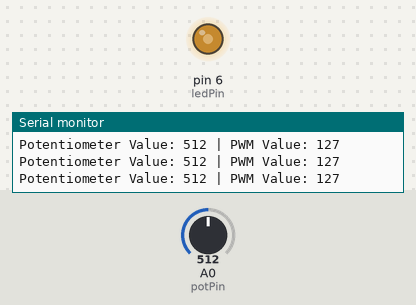
The sketch below on a simulated Arduino Uno, built with avr-gcc and run on an emulated ATmega328P. Shown: output pins drawn as LEDs (lit = HIGH), the last lines printed to the serial monitor. Inputs (shaded band) come from the test bench; at power-on: A0 (potPin) = 512.

Above: at 1.2 s.
1.3 s: A0 (potPin) set to 415
At 2.8 s:
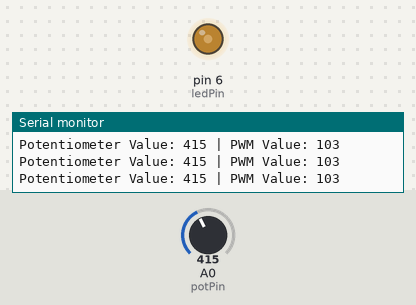
4.3 s: A0 (potPin) set to 390
At 4.9 s:
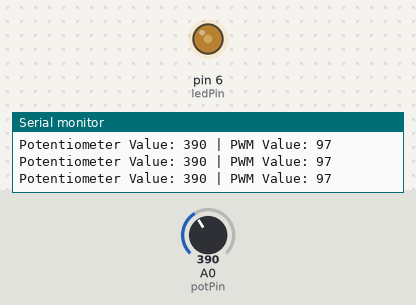
5.8 s: A0 (potPin) set to 716
At 6.8 s:
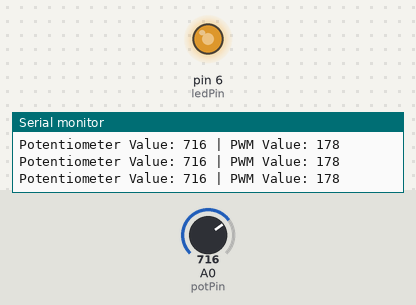
7.3 s: A0 (potPin) set to 108
At 8.1 s:
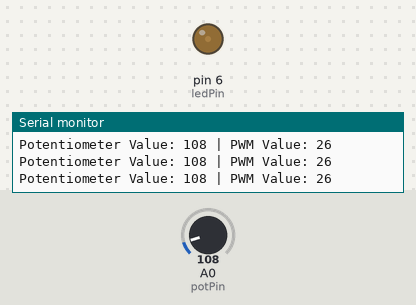
8.8 s: A0 (potPin) set to 89
At 10.1 s:
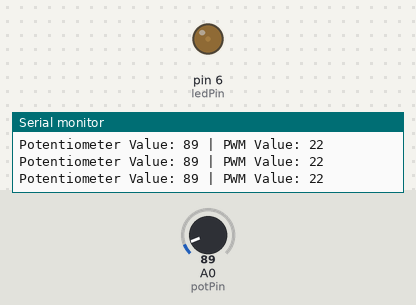
11.8 s: A0 (potPin) set to 900
At 13.2 s:
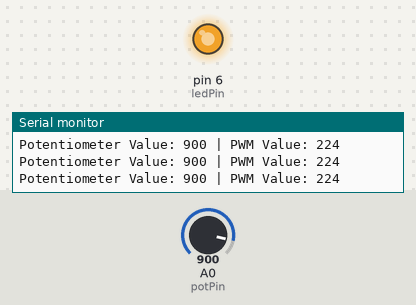
Timing chart, 0 to 14.3 s (numbered marks = the images above; inputs shaded):
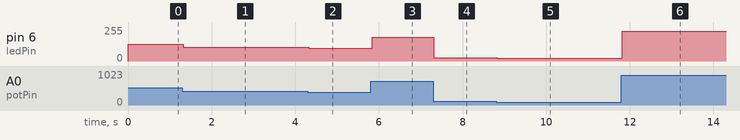

Measured:
- after the input at 1.3 s, pin 6 (ledPin): 127/255 → 103/255 at once
- after the input at 4.3 s, pin 6 (ledPin): 103/255 → 97/255 at once
- after the input at 5.8 s, pin 6 (ledPin): 97/255 → 178/255 at once
- after the input at 7.3 s, pin 6 (ledPin): 178/255 → 26/255 at once
- after the input at 8.8 s, pin 6 (ledPin): 26/255 → 22/255 at once
- after the input at 11.8 s, pin 6 (ledPin): 22/255 → 224/255 at once

The sketch:

challenge_4.ino
```cpp
const int potPin = A0;
const int ledPin = 6;
int potValue = 0;
int pwmValue = 0;

void setup() {

  Serial.begin(9600);

  pinMode(ledPin, OUTPUT);
}

void loop() {

  potValue = analogRead(potPin);

  pwmValue = map(potValue, 0, 1023, 0, 255);

  // Potentiometer value to serial monitor:
  Serial.print("Potentiometer Value: ");
  Serial.print(potValue);
  Serial.print(" | PWM Value: ");
  Serial.println(pwmValue);

  analogWrite(ledPin, pwmValue);

  // Delay:
  delay(50);
}
```
